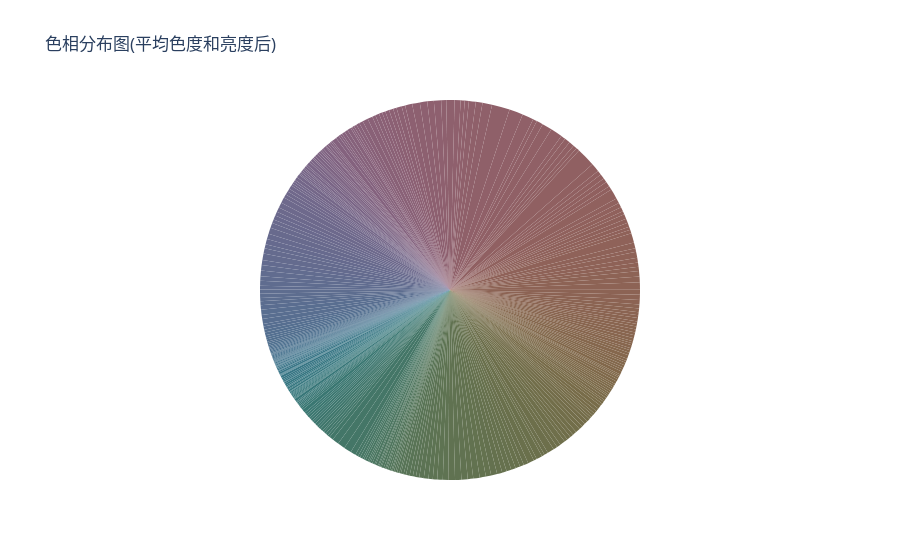

Notebook code for this chart:
### Code cell
import plotly.graph_objects as go

# Sort the DataFrame by 'H' column
df_merged_sorted = df_merged.sort_values('H')

# Calculate LCH values based on C_mean, L_mean, and H
lch_colors = [(L_mean, C_mean, h) for h in df_merged_sorted['H']]

# Convert LCH colors to RGB
converter = cspace_converter("CIELCh", "sRGB255")
rgb_colors = converter(lch_colors)

# Format RGB colors
colors = ['rgb({},{},{})'.format(int(r), int(g), int(b)) for r, g, b in rgb_colors]

fig = go.Figure(data=go.Pie(labels=df_merged_sorted['H'], values=df_merged_sorted['v'], marker=dict(colors=colors), textinfo='none', direction='clockwise', sort=False))
fig.update_layout(title='色相分布图(平均色度和亮度后)', showlegend=False)
fig.show()

### Figure 1 — Plotly figure (JSON) as saved in the notebook; plotly's stock layout.template omitted (floating-point values rounded to 4 significant figures; data arrays with more than 128 entries replaced by an {"elided": "..."} marker saying what was removed)
{"data": [{"direction": "clockwise", "labels": {"elided": "361 int values"}, "marker": {"colors": {"elided": "361 str values"}}, "sort": false, "textinfo": "none", "type": "pie", "values": {"elided": "361 int values"}}], "layout": {"showlegend": false, "title": {"text": "色相分布图(平均色度和亮度后)"}}}
